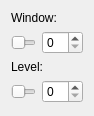
<?xml version="1.0" encoding="UTF-8"?>
<ui version="4.0">
 <class>Q::vtk::InteractorStyleWindowLevel</class>
 <widget class="QWidget" name="Q::vtk::InteractorStyleWindowLevel">
  <property name="geometry">
   <rect>
    <x>0</x>
    <y>0</y>
    <width>94</width>
    <height>116</height>
   </rect>
  </property>
  <property name="windowTitle">
   <string>InteractorStyleWindowLevel</string>
  </property>
  <layout class="QVBoxLayout" name="verticalLayout">
   <item>
    <widget class="QLabel" name="label">
     <property name="text">
      <string>Window:</string>
     </property>
    </widget>
   </item>
   <item>
    <layout class="QHBoxLayout" name="horizontalLayout">
     <item>
      <widget class="QSlider" name="horizontalSliderWindow">
       <property name="orientation">
        <enum>Qt::Horizontal</enum>
       </property>
      </widget>
     </item>
     <item>
      <widget class="QSpinBox" name="spinBoxWindow"/>
     </item>
    </layout>
   </item>
   <item>
    <widget class="QLabel" name="label_2">
     <property name="text">
      <string>Level:</string>
     </property>
    </widget>
   </item>
   <item>
    <layout class="QHBoxLayout" name="horizontalLayout_2">
     <item>
      <widget class="QSlider" name="horizontalSliderLevel">
       <property name="orientation">
        <enum>Qt::Horizontal</enum>
       </property>
      </widget>
     </item>
     <item>
      <widget class="QSpinBox" name="spinBoxLevel"/>
     </item>
    </layout>
   </item>
   <item>
    <spacer name="verticalSpacer">
     <property name="orientation">
      <enum>Qt::Vertical</enum>
     </property>
     <property name="sizeHint" stdset="0">
      <size>
       <width>20</width>
       <height>40</height>
      </size>
     </property>
    </spacer>
   </item>
  </layout>
 </widget>
 <resources/>
 <connections>
  <connection>
   <sender>horizontalSliderWindow</sender>
   <signal>valueChanged(int)</signal>
   <receiver>spinBoxWindow</receiver>
   <slot>setValue(int)</slot>
   <hints>
    <hint type="sourcelabel">
     <x>121</x>
     <y>98</y>
    </hint>
    <hint type="destinationlabel">
     <x>209</x>
     <y>93</y>
    </hint>
   </hints>
  </connection>
  <connection>
   <sender>spinBoxWindow</sender>
   <signal>valueChanged(int)</signal>
   <receiver>horizontalSliderWindow</receiver>
   <slot>setValue(int)</slot>
   <hints>
    <hint type="sourcelabel">
     <x>206</x>
     <y>104</y>
    </hint>
    <hint type="destinationlabel">
     <x>84</x>
     <y>102</y>
    </hint>
   </hints>
  </connection>
  <connection>
   <sender>horizontalSliderLevel</sender>
   <signal>valueChanged(int)</signal>
   <receiver>spinBoxLevel</receiver>
   <slot>setValue(int)</slot>
   <hints>
    <hint type="sourcelabel">
     <x>355</x>
     <y>100</y>
    </hint>
    <hint type="destinationlabel">
     <x>470</x>
     <y>97</y>
    </hint>
   </hints>
  </connection>
  <connection>
   <sender>spinBoxLevel</sender>
   <signal>valueChanged(int)</signal>
   <receiver>horizontalSliderLevel</receiver>
   <slot>setValue(int)</slot>
   <hints>
    <hint type="sourcelabel">
     <x>465</x>
     <y>104</y>
    </hint>
    <hint type="destinationlabel">
     <x>367</x>
     <y>108</y>
    </hint>
   </hints>
  </connection>
 </connections>
</ui>
